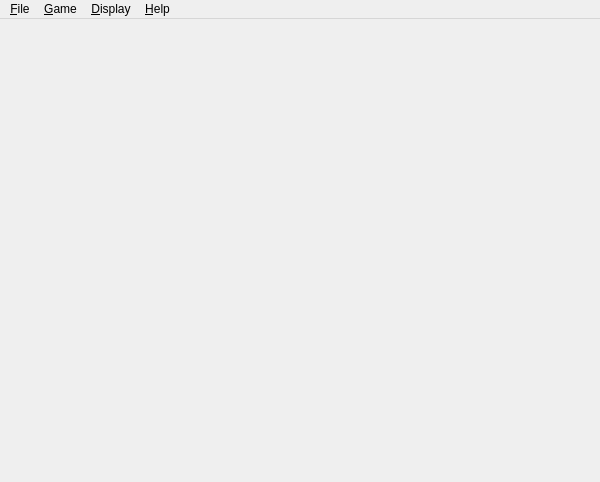
<?xml version="1.0" encoding="UTF-8"?>
<ui version="4.0">
 <class>AgoraWindow</class>
 <widget class="QMainWindow" name="AgoraWindow">
  <property name="geometry">
   <rect>
    <x>0</x>
    <y>0</y>
    <width>600</width>
    <height>482</height>
   </rect>
  </property>
  <property name="windowTitle">
   <string>Agora</string>
  </property>
  <widget class="QWidget" name="widget">
   <layout class="QGridLayout">
    <property name="margin">
     <number>3</number>
    </property>
    <property name="spacing">
     <number>6</number>
    </property>
    <item row="0" column="0">
     <widget class="AgoraViewer" name="agoraViewer" native="true"/>
    </item>
   </layout>
  </widget>
  <widget class="QMenuBar" name="menubar">
   <property name="geometry">
    <rect>
     <x>0</x>
     <y>0</y>
     <width>600</width>
     <height>22</height>
    </rect>
   </property>
   <widget class="QMenu" name="fileMenu">
    <property name="geometry">
     <rect>
      <x>0</x>
      <y>0</y>
      <width>131</width>
      <height>134</height>
     </rect>
    </property>
    <property name="title">
     <string>&amp;File</string>
    </property>
    <addaction name="fileOpenAction"/>
    <addaction name="fileSaveAction"/>
    <addaction name="fileSaveAsAction"/>
    <addaction name="separator"/>
    <addaction name="fileExitAction"/>
   </widget>
   <widget class="QMenu" name="PopupMenu">
    <property name="geometry">
     <rect>
      <x>0</x>
      <y>0</y>
      <width>178</width>
      <height>84</height>
     </rect>
    </property>
    <property name="title">
     <string>&amp;Display</string>
    </property>
    <addaction name="togglePossibleMoveAction"/>
    <addaction name="toggleAnimationAction"/>
   </widget>
   <widget class="QMenu" name="helpMenu">
    <property name="geometry">
     <rect>
      <x>0</x>
      <y>0</y>
      <width>133</width>
      <height>84</height>
     </rect>
    </property>
    <property name="title">
     <string>&amp;Help</string>
    </property>
    <addaction name="helpRulesAction"/>
    <addaction name="helpAboutAction"/>
   </widget>
   <widget class="QMenu" name="editMenu">
    <property name="geometry">
     <rect>
      <x>71</x>
      <y>123</y>
      <width>188</width>
      <height>215</height>
     </rect>
    </property>
    <property name="title">
     <string>&amp;Game</string>
    </property>
    <addaction name="gameNewGameAction"/>
    <addaction name="separator"/>
    <addaction name="gameUndoAction"/>
    <addaction name="gameRedoAction"/>
    <addaction name="separator"/>
    <addaction name="gameWhiteIsHumanAction"/>
    <addaction name="gameConfigureWhitePlayerAction"/>
    <addaction name="separator"/>
    <addaction name="gameBlackIsHumanAction"/>
    <addaction name="gameConfigureBlackPlayerAction"/>
   </widget>
   <addaction name="fileMenu"/>
   <addaction name="editMenu"/>
   <addaction name="PopupMenu"/>
   <addaction name="helpMenu"/>
  </widget>
  <action name="fileOpenAction">
   <property name="iconText">
    <string>Load game</string>
   </property>
   <property name="toolTip">
    <string>Load a saved game</string>
   </property>
   <property name="shortcut">
    <string>Ctrl+O</string>
   </property>
  </action>
  <action name="fileSaveAction">
   <property name="iconText">
    <string>Save</string>
   </property>
   <property name="shortcut">
    <string>Ctrl+S</string>
   </property>
  </action>
  <action name="fileSaveAsAction">
   <property name="iconText">
    <string>Save As</string>
   </property>
   <property name="shortcut">
    <string/>
   </property>
  </action>
  <action name="fileExitAction">
   <property name="iconText">
    <string>Exit</string>
   </property>
   <property name="shortcut">
    <string>Esc</string>
   </property>
  </action>
  <action name="gameUndoAction">
   <property name="iconText">
    <string>Undo</string>
   </property>
   <property name="shortcut">
    <string>Ctrl+Z</string>
   </property>
  </action>
  <action name="gameRedoAction">
   <property name="iconText">
    <string>Redo</string>
   </property>
   <property name="shortcut">
    <string>Ctrl+Y</string>
   </property>
  </action>
  <action name="helpRulesAction">
   <property name="iconText">
    <string>Rules of Agora</string>
   </property>
   <property name="shortcut">
    <string/>
   </property>
  </action>
  <action name="helpAboutAction">
   <property name="iconText">
    <string>About</string>
   </property>
   <property name="shortcut">
    <string/>
   </property>
  </action>
  <action name="gameNewGameAction">
   <property name="iconText">
    <string>New game</string>
   </property>
   <property name="shortcut">
    <string>Ctrl+N</string>
   </property>
  </action>
  <action name="toggleAnimationAction">
   <property name="checkable">
    <bool>true</bool>
   </property>
   <property name="checked">
    <bool>true</bool>
   </property>
   <property name="iconText">
    <string>Animate moves</string>
   </property>
  </action>
  <action name="togglePossibleMoveAction">
   <property name="checkable">
    <bool>true</bool>
   </property>
   <property name="checked">
    <bool>true</bool>
   </property>
   <property name="text">
    <string>Show possible moves</string>
   </property>
   <property name="iconText">
    <string>Show possible moves</string>
   </property>
  </action>
  <action name="gameWhiteIsHumanAction">
   <property name="checkable">
    <bool>true</bool>
   </property>
   <property name="checked">
    <bool>true</bool>
   </property>
   <property name="text">
    <string>White player is human</string>
   </property>
   <property name="iconText">
    <string>White player is human</string>
   </property>
  </action>
  <action name="gameBlackIsHumanAction">
   <property name="checkable">
    <bool>true</bool>
   </property>
   <property name="checked">
    <bool>true</bool>
   </property>
   <property name="iconText">
    <string>Black player is human</string>
   </property>
  </action>
  <action name="gameConfigureWhitePlayerAction">
   <property name="enabled">
    <bool>false</bool>
   </property>
   <property name="text">
    <string>Configure white player</string>
   </property>
   <property name="iconText">
    <string>Configure white player</string>
   </property>
  </action>
  <action name="gameConfigureBlackPlayerAction">
   <property name="enabled">
    <bool>false</bool>
   </property>
   <property name="text">
    <string>Configure black player</string>
   </property>
   <property name="iconText">
    <string>Configure black player</string>
   </property>
  </action>
 </widget>
 <layoutdefault spacing="6" margin="11"/>
 <customwidgets>
  <customwidget>
   <class>AgoraViewer</class>
   <extends></extends>
   <header>agoraViewer.h</header>
  </customwidget>
 </customwidgets>
 <resources/>
 <connections/>
</ui>
